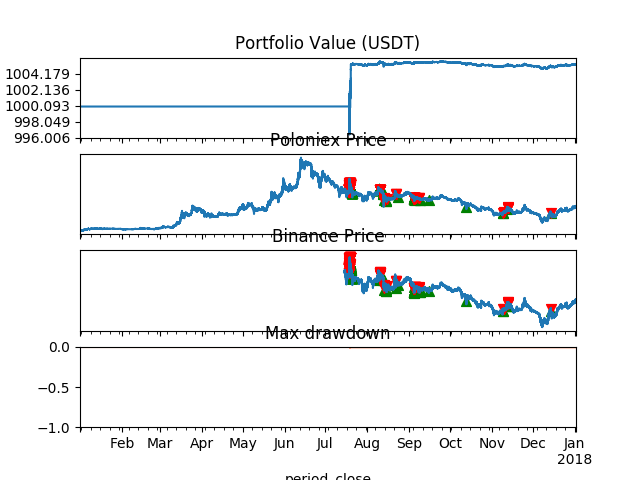

Source code (Python):
from catalyst.utils.run_algo import run_algorithm

from catalyst.api import symbol, record, order, get_datetime, commission, slippage
from catalyst.exchange.utils.stats_utils import extract_transactions
#  from catalyst #import run_algorithm
import matplotlib.pyplot as plt
import numpy as np
import pandas as pd

from catalyst.exchange.utils.stats_utils import get_pretty_stats

def initialize(context):
    context.asset = symbol('btc_usdt')
    context.binance     = context.exchanges['binance']
    context.poloniex    = context.exchanges['poloniex']

    context.binance_trading_pair    = symbol('eth_btc', context.binance.name)
    context.poloniex_trading_pair   = symbol('eth_btc', context.poloniex.name)
    #  context.set_commission(maker=0.2, taker=0.2)

def handle_data(context, data):
    poloniex_price   = data.current(context.poloniex_trading_pair, 'price')
    binance_price    = data.current(context.binance_trading_pair, 'price')
    slippage = 0.03

    sell_p, buy_p = get_adjusted_prices(poloniex_price, slippage)
    sell_b, buy_b = get_adjusted_prices(binance_price, slippage)

    #  print('Data: {}'.format(data.current_dt))
    #  print('Poloniex: {}'.format(poloniex_price))
    #  print('Binance: {}'.format(binance_price))

    if is_profitable_after_fees(sell_p, buy_b, context.poloniex, context.binance):
        # Buy on binance, sell on poloniex
        order(asset=context.binance_trading_pair,
                amount=1,
                limit_price=binance_price)

        order(asset=context.poloniex_trading_pair,
                amount=-1,
                limit_price=poloniex_price)
    elif is_profitable_after_fees(sell_b, buy_p, context.binance, context.poloniex):
        # buy poloniex, sell binance
        order(asset=context.binance_trading_pair,
                amount=-1,
                limit_price=binance_price)

        order(asset=context.poloniex_trading_pair,
                amount=1,
                limit_price=poloniex_price)

    record(
        poloniex_price=poloniex_price,
        binance_price=binance_price,
        cash=context.portfolio.cash,
    )

def is_profitable_after_fees(sell_price, buy_price, sell_market, buy_market):
    sell_fee = get_fee(sell_market, sell_price)
    buy_fee = get_fee(buy_market, buy_price)
    expected_profit = sell_price - buy_price - sell_fee - buy_fee

    if expected_profit > 0:
        print("Sell {} at {}, buy {} at {}".format(sell_market.name, sell_price, buy_market.name, buy_price))
        print("Total fees: {}".format(buy_fee + sell_fee))
        print("Expected profit: {}".format(expected_profit))
        return True
    return False

def get_fee(market, price):
    return market.api.fees['trading']['taker'] * price

def get_adjusted_prices(price, slippage):
    adj_sell_price = price * (1 - slippage)
    adj_buy_price = price * (1 + slippage)
    return adj_sell_price, adj_buy_price

def analyze(context, perf):
    exchange = list(context.exchanges.values())[0]
    quote_currency = exchange.quote_currency.upper()

    #  print(perf)

    #  1st graph
    ax1 = plt.subplot(411)
    perf.loc[:, ['portfolio_value']].plot(ax=ax1)
    ax1.legend_.remove()
    ax1.set_title("Portfolio Value ({})".format(quote_currency), rotation=0)
    start, end = ax1.get_ylim()

    ax1.yaxis.set_ticks(np.arange(start, end, (end-start) / 5))

    # Second graph
    ax2 = plt.subplot(412, sharex=ax1)
    perf.loc[:, ['poloniex_price']].plot(ax = ax2, label = 'Price')
    ax2.legend_.remove()
    ax2.set_title('Price ({asset} / {quote})'.format(asset = context.asset.symbol, quote = quote_currency
        ), rotation=0)
    start, end = ax2.get_ylim()
    #  ax2.yaxis.set_ticks(np.arange(floor(start), ceil(end), 300))
    ax2.yaxis.set_ticks(np.arange(start, end, (start-end) / 5))
    ax2.set_title('Poloniex Price', rotation=0)

    transaction_df = extract_transactions(perf)
    if not transaction_df.empty:
        buy_df = transaction_df[transaction_df['amount'] > 0]
        sell_df = transaction_df[transaction_df['amount'] < 0]
        ax2.scatter(
                buy_df.index.to_pydatetime(),
                perf.loc[buy_df.index, 'poloniex_price'],
                marker = '^',
                s = 50,
                c = 'green',
                label = ''
                )
        ax2.scatter(
                sell_df.index.to_pydatetime(),
                perf.loc[sell_df.index, 'poloniex_price'],
                marker = 'v',
                s = 50,
                c = 'red',
                label = ''
                )

    ax3 = plt.subplot(413, sharex=ax1)
    perf.loc[:, ['binance_price']].plot(ax = ax3, label = 'Price')
    ax3.legend_.remove()
    ax3.set_title('Price ({asset} / {quote})'.format(asset = context.asset.symbol, quote = quote_currency
        ), rotation=0)
    start, end = ax3.get_ylim()
    #  ax2.yaxis.set_ticks(np.arange(floor(start), ceil(end), 300))
    ax3.yaxis.set_ticks(np.arange(start, end, (start-end) / 5))
    ax3.set_title('Binance Price', rotation=0)

    transaction_df = extract_transactions(perf)
    if not transaction_df.empty:
        buy_df = transaction_df[transaction_df['amount'] > 0]
        sell_df = transaction_df[transaction_df['amount'] < 0]
        ax3.scatter(
                buy_df.index.to_pydatetime(),
                perf.loc[buy_df.index, 'binance_price'],
                marker = '^',
                s = 50,
                c = 'green',
                label = ''
                )
        ax3.scatter(
                sell_df.index.to_pydatetime(),
                perf.loc[sell_df.index, 'binance_price'],
                marker = 'v',
                s = 50,
                c = 'red',
                label = ''
                )

    # Third graph (cash)
    #  ax3 = plt.subplot(513, sharex=ax1)
    #  perf.cash.plot(ax=ax3)
    #  ax3.set_title('Cash ({})'.format(quote_currency), rotation=0)

    ax4 = plt.subplot(414, sharex=ax1)
    perf.max_drawdown.plot(ax=ax4, kind='area', color='coral', alpha=0.7)
    ax4.set_title('Max drawdown', rotation=0)
    ax4.set_ylim(-1.0, 0)




    #  perf[[
        #  'treasury',
        #  'algorithm',
        #  'benchmark',
        #  ]] = perf[[
        #  'treasury_period_return',
        #  'algorithm_period_return',
        #  'benchmark_period_return',
        #  ]]
#
    #  ax5 = plt.subplot(515, sharex=ax1)
    #  perf[[
        #  'treasury',
        #  'algorithm',
        #  'benchmark',
        #  ]].plot(ax=ax5)
    #  ax5.set_ylabel('Percent Change')



    plt.savefig("arbitrage.png")

    #  fig = plt.figure()
    #  ax1 = plt.subplot(311)
    #  perf.portfolio_value.plot(ax=ax1)
#
    #  ax2 = plt.subplot(312, sharex=ax1)
    #  perf.benchmark_period_return.plot(ax=ax2)

    #  print(perf.columns)

    #  ax3 = plt.subplot(313, sharex=ax1)
    #  perf.alpha.plot(ax=ax3)

    plt.show()

    print("Starting Cash: $", perf.starting_cash.iloc[0])
    print("Ending portfolio value: $", perf.portfolio_value.iloc[-1])
    print("Cash: $", perf.cash.iloc[-1])
    print("Ending cash: $", perf.ending_cash.iloc[-1])
    print("Max Drawdown: ", perf.max_drawdown.min() * 100, "%")
    print("Algorithm Period Return: ", perf.algorithm_period_return.iloc[-1] * 100, "%")
    print("Pnl $", perf.pnl.sum())

    print(get_pretty_stats(perf))





#  if __name__ == '__main__':
run_algorithm(capital_base=1000,
        data_frequency='minute',
        initialize=initialize,
        handle_data=handle_data,
        analyze=analyze,
        exchange_name='poloniex, binance',
        quote_currency='usdt',
        live=False,
        start=pd.to_datetime('2017-1-1', utc=True),
        end=pd.to_datetime('2018-1-1', utc=True),
        )
